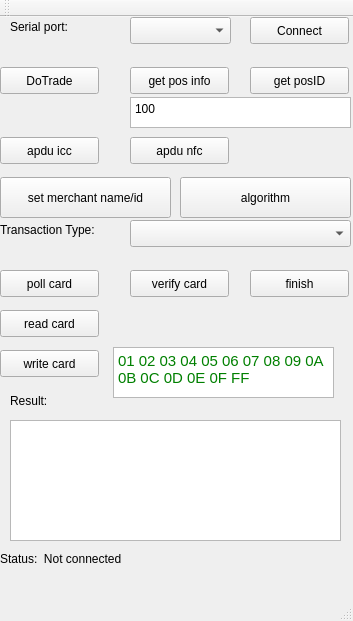
<?xml version="1.0" encoding="UTF-8"?>
<ui version="4.0">
 <class>MainWindow</class>
 <widget class="QMainWindow" name="MainWindow">
  <property name="geometry">
   <rect>
    <x>0</x>
    <y>0</y>
    <width>353</width>
    <height>621</height>
   </rect>
  </property>
  <property name="windowTitle">
   <string>MainWindow</string>
  </property>
  <widget class="QWidget" name="centralWidget">
   <widget class="QLabel" name="serialPort">
    <property name="geometry">
     <rect>
      <x>10</x>
      <y>0</y>
      <width>81</width>
      <height>20</height>
     </rect>
    </property>
    <property name="text">
     <string>Serial port:</string>
    </property>
   </widget>
   <widget class="QPushButton" name="connectButton">
    <property name="geometry">
     <rect>
      <x>250</x>
      <y>0</y>
      <width>99</width>
      <height>27</height>
     </rect>
    </property>
    <property name="text">
     <string>Connect</string>
    </property>
   </widget>
   <widget class="QPushButton" name="doTradeButton">
    <property name="geometry">
     <rect>
      <x>0</x>
      <y>50</y>
      <width>99</width>
      <height>27</height>
     </rect>
    </property>
    <property name="text">
     <string>DoTrade</string>
    </property>
   </widget>
   <widget class="QPushButton" name="posInfoButton">
    <property name="geometry">
     <rect>
      <x>130</x>
      <y>50</y>
      <width>99</width>
      <height>27</height>
     </rect>
    </property>
    <property name="text">
     <string>get pos info</string>
    </property>
   </widget>
   <widget class="QPushButton" name="posIDButton">
    <property name="geometry">
     <rect>
      <x>250</x>
      <y>50</y>
      <width>99</width>
      <height>27</height>
     </rect>
    </property>
    <property name="text">
     <string>get posID</string>
    </property>
   </widget>
   <widget class="QLabel" name="transactionTypeText">
    <property name="geometry">
     <rect>
      <x>0</x>
      <y>203</y>
      <width>131</width>
      <height>20</height>
     </rect>
    </property>
    <property name="text">
     <string>Transaction Type:</string>
    </property>
   </widget>
   <widget class="QPlainTextEdit" name="amountText">
    <property name="geometry">
     <rect>
      <x>130</x>
      <y>80</y>
      <width>221</width>
      <height>31</height>
     </rect>
    </property>
    <property name="plainText">
     <string>100</string>
    </property>
   </widget>
   <widget class="QTextEdit" name="resultText">
    <property name="geometry">
     <rect>
      <x>10</x>
      <y>403</y>
      <width>331</width>
      <height>121</height>
     </rect>
    </property>
   </widget>
   <widget class="QLabel" name="resultLable">
    <property name="geometry">
     <rect>
      <x>10</x>
      <y>373</y>
      <width>341</width>
      <height>21</height>
     </rect>
    </property>
    <property name="text">
     <string>Result:</string>
    </property>
   </widget>
   <widget class="QComboBox" name="serialPortComboBox">
    <property name="geometry">
     <rect>
      <x>130</x>
      <y>0</y>
      <width>101</width>
      <height>27</height>
     </rect>
    </property>
   </widget>
   <widget class="QComboBox" name="transactionTypeComboBox">
    <property name="geometry">
     <rect>
      <x>130</x>
      <y>203</y>
      <width>221</width>
      <height>27</height>
     </rect>
    </property>
   </widget>
   <widget class="QLabel" name="statusLabel">
    <property name="geometry">
     <rect>
      <x>0</x>
      <y>533</y>
      <width>331</width>
      <height>17</height>
     </rect>
    </property>
    <property name="text">
     <string>Status:  Not connected</string>
    </property>
   </widget>
   <widget class="QPushButton" name="pullCardButton">
    <property name="geometry">
     <rect>
      <x>0</x>
      <y>253</y>
      <width>99</width>
      <height>27</height>
     </rect>
    </property>
    <property name="text">
     <string>poll card</string>
    </property>
   </widget>
   <widget class="QPushButton" name="readCardButton">
    <property name="geometry">
     <rect>
      <x>0</x>
      <y>293</y>
      <width>99</width>
      <height>27</height>
     </rect>
    </property>
    <property name="text">
     <string>read card</string>
    </property>
   </widget>
   <widget class="QPushButton" name="verifyButton">
    <property name="geometry">
     <rect>
      <x>130</x>
      <y>253</y>
      <width>99</width>
      <height>27</height>
     </rect>
    </property>
    <property name="text">
     <string>verify card</string>
    </property>
   </widget>
   <widget class="QPushButton" name="finishButton">
    <property name="geometry">
     <rect>
      <x>250</x>
      <y>253</y>
      <width>99</width>
      <height>27</height>
     </rect>
    </property>
    <property name="text">
     <string>finish</string>
    </property>
   </widget>
   <widget class="QPushButton" name="writeCardButton">
    <property name="geometry">
     <rect>
      <x>0</x>
      <y>333</y>
      <width>99</width>
      <height>27</height>
     </rect>
    </property>
    <property name="text">
     <string>write card</string>
    </property>
   </widget>
   <widget class="QTextEdit" name="cardDateText">
    <property name="geometry">
     <rect>
      <x>113</x>
      <y>330</y>
      <width>221</width>
      <height>51</height>
     </rect>
    </property>
    <property name="html">
     <string>&lt;!DOCTYPE HTML PUBLIC &quot;-//W3C//DTD HTML 4.0//EN&quot; &quot;http://www.w3.org/TR/REC-html40/strict.dtd&quot;&gt;
&lt;html&gt;&lt;head&gt;&lt;meta name=&quot;qrichtext&quot; content=&quot;1&quot; /&gt;&lt;style type=&quot;text/css&quot;&gt;
p, li { white-space: pre-wrap; }
&lt;/style&gt;&lt;/head&gt;&lt;body style=&quot; font-family:'Ubuntu'; font-size:11pt; font-weight:400; font-style:normal;&quot;&gt;
&lt;p style=&quot; margin-top:0px; margin-bottom:0px; margin-left:0px; margin-right:0px; -qt-block-indent:0; text-indent:0px;&quot;&gt;&lt;span style=&quot; color:#008000;&quot;&gt;01&lt;/span&gt;&lt;span style=&quot; color:#c0c0c0;&quot;&gt; &lt;/span&gt;&lt;span style=&quot; color:#008000;&quot;&gt;02&lt;/span&gt;&lt;span style=&quot; color:#c0c0c0;&quot;&gt; &lt;/span&gt;&lt;span style=&quot; color:#008000;&quot;&gt;03&lt;/span&gt;&lt;span style=&quot; color:#c0c0c0;&quot;&gt; &lt;/span&gt;&lt;span style=&quot; color:#008000;&quot;&gt;04&lt;/span&gt;&lt;span style=&quot; color:#c0c0c0;&quot;&gt; &lt;/span&gt;&lt;span style=&quot; color:#008000;&quot;&gt;05&lt;/span&gt;&lt;span style=&quot; color:#c0c0c0;&quot;&gt; &lt;/span&gt;&lt;span style=&quot; color:#008000;&quot;&gt;06&lt;/span&gt;&lt;span style=&quot; color:#c0c0c0;&quot;&gt; &lt;/span&gt;&lt;span style=&quot; color:#008000;&quot;&gt;07&lt;/span&gt;&lt;span style=&quot; color:#c0c0c0;&quot;&gt; &lt;/span&gt;&lt;span style=&quot; color:#008000;&quot;&gt;08&lt;/span&gt;&lt;span style=&quot; color:#c0c0c0;&quot;&gt; &lt;/span&gt;&lt;span style=&quot; color:#008000;&quot;&gt;09&lt;/span&gt;&lt;span style=&quot; color:#c0c0c0;&quot;&gt; &lt;/span&gt;&lt;span style=&quot; color:#008000;&quot;&gt;0A&lt;/span&gt;&lt;span style=&quot; color:#c0c0c0;&quot;&gt; &lt;/span&gt;&lt;span style=&quot; color:#008000;&quot;&gt;0B&lt;/span&gt;&lt;span style=&quot; color:#c0c0c0;&quot;&gt; &lt;/span&gt;&lt;span style=&quot; color:#008000;&quot;&gt;0C&lt;/span&gt;&lt;span style=&quot; color:#c0c0c0;&quot;&gt; &lt;/span&gt;&lt;span style=&quot; color:#008000;&quot;&gt;0D&lt;/span&gt;&lt;span style=&quot; color:#c0c0c0;&quot;&gt; &lt;/span&gt;&lt;span style=&quot; color:#008000;&quot;&gt;0E&lt;/span&gt;&lt;span style=&quot; color:#c0c0c0;&quot;&gt; &lt;/span&gt;&lt;span style=&quot; color:#008000;&quot;&gt;0F&lt;/span&gt;&lt;span style=&quot; color:#c0c0c0;&quot;&gt; &lt;/span&gt;&lt;span style=&quot; color:#008000;&quot;&gt;FF&lt;/span&gt;&lt;/p&gt;&lt;/body&gt;&lt;/html&gt;</string>
    </property>
   </widget>
   <widget class="QPushButton" name="bt_apdu_icc">
    <property name="geometry">
     <rect>
      <x>0</x>
      <y>120</y>
      <width>99</width>
      <height>27</height>
     </rect>
    </property>
    <property name="text">
     <string>apdu icc</string>
    </property>
   </widget>
   <widget class="QPushButton" name="bt_apdu_nfc">
    <property name="geometry">
     <rect>
      <x>130</x>
      <y>120</y>
      <width>99</width>
      <height>27</height>
     </rect>
    </property>
    <property name="text">
     <string>apdu nfc</string>
    </property>
   </widget>
   <widget class="QPushButton" name="bt_set_mer">
    <property name="geometry">
     <rect>
      <x>0</x>
      <y>160</y>
      <width>171</width>
      <height>41</height>
     </rect>
    </property>
    <property name="text">
     <string>set merchant name/id</string>
    </property>
   </widget>
   <widget class="QPushButton" name="bt_algorithm">
    <property name="geometry">
     <rect>
      <x>180</x>
      <y>160</y>
      <width>171</width>
      <height>41</height>
     </rect>
    </property>
    <property name="text">
     <string>algorithm</string>
    </property>
   </widget>
  </widget>
  <widget class="QMenuBar" name="menuBar">
   <property name="geometry">
    <rect>
     <x>0</x>
     <y>0</y>
     <width>353</width>
     <height>25</height>
    </rect>
   </property>
  </widget>
  <widget class="QToolBar" name="mainToolBar">
   <attribute name="toolBarArea">
    <enum>TopToolBarArea</enum>
   </attribute>
   <attribute name="toolBarBreak">
    <bool>false</bool>
   </attribute>
  </widget>
  <widget class="QStatusBar" name="statusBar"/>
 </widget>
 <layoutdefault spacing="6" margin="11"/>
 <resources/>
 <connections/>
</ui>
